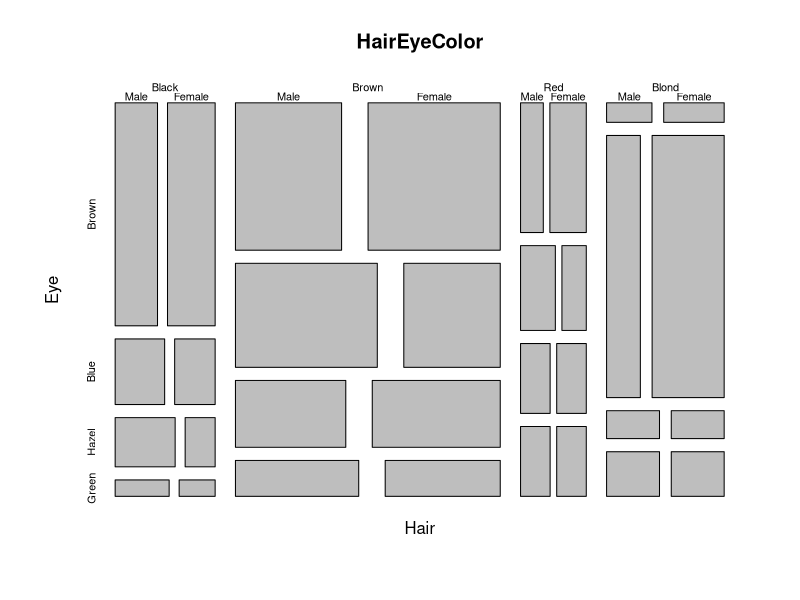
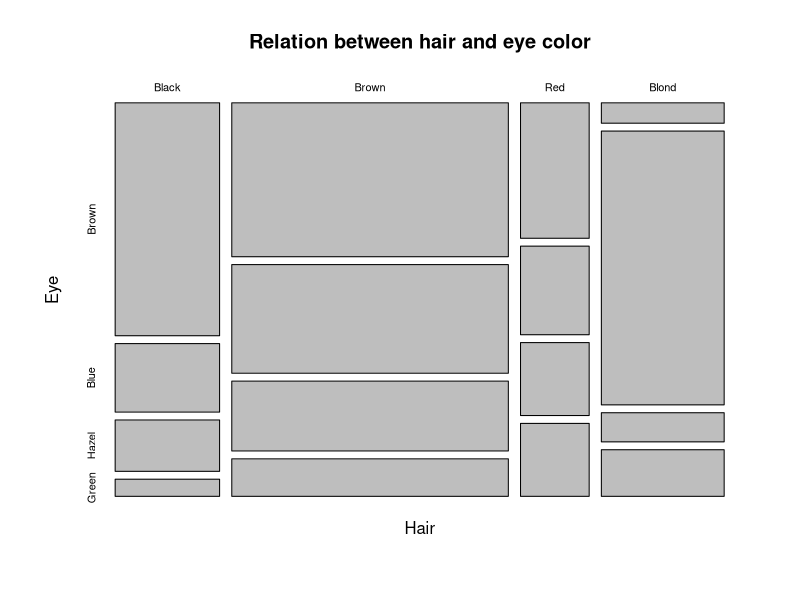

R code for these plots, in order:
#!/usr/bin/env Rscript
require(graphics)
## Full mosaic
mosaicplot(HairEyeColor)
## Aggregate over sex (as in Snee's original data)
x <- apply(
  HairEyeColor,
  c(1, 2),
  sum
)
print(x)
mosaicplot(x,
  main = "Relation between hair and eye color"
)
